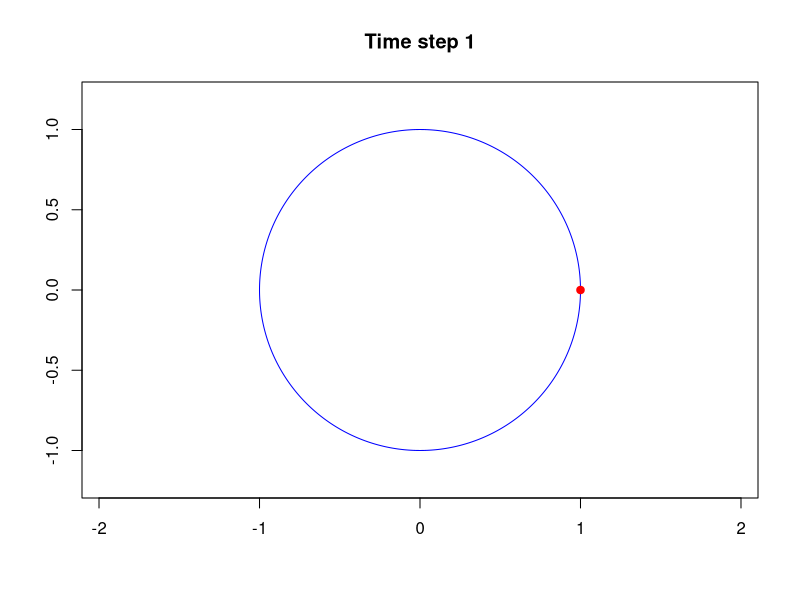
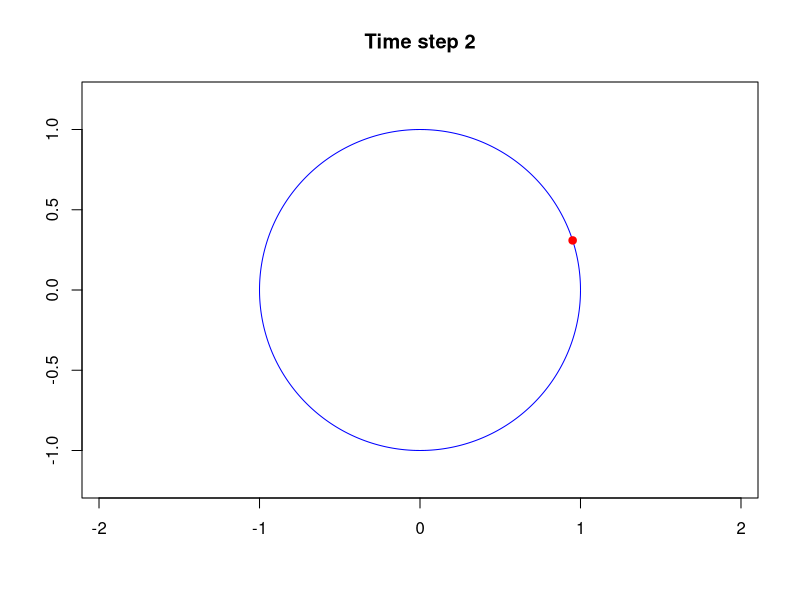
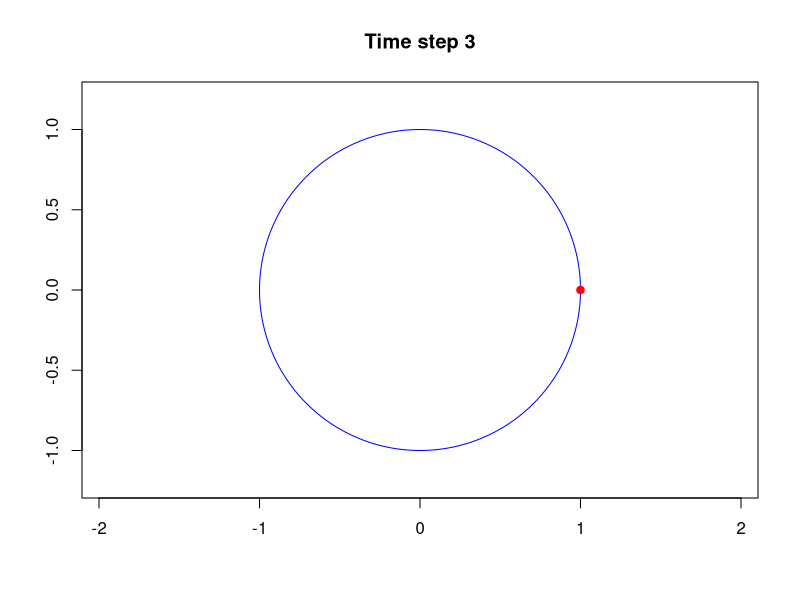
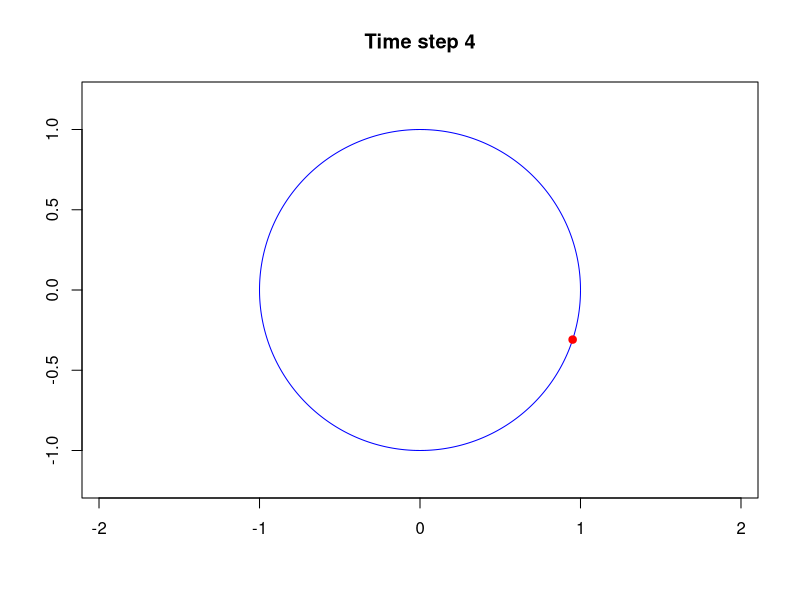

Write R code to recreate these figures, in order.
## ---- chunk 1
nsteps <- 4
nvertices <- 20
p <- 0.5
coinflips <- sample(c(-1,1), nsteps, replace=TRUE, c(1-p,p))
walk <- cumsum(c(0,coinflips))
theta <- seq(from=0, to=2*pi, by=.01)
for (k in 1:nsteps) {
  plot(cos(theta), sin(theta), type="l", ylim=c(-1.2,1.2),
       asp=1, col="blue", xlab="", ylab="", main=paste("Time step",k))
  points(cos(walk[k]*2*pi/nvertices), sin(walk[k]*2*pi/nvertices), col="red", pch=19)
  Sys.sleep(0.1)
}
## ---- chunk 2
##### Please ignore this commented part for grading purposes #######
#gamble <- function(k,n,p) {
#	stake <- k
#	while (stake > 0 & stake < n) {
#		bet <- sample(c(-1,1),1,prob=c(1-p,p))
#		stake <- stake + bet
#	}
#	if (stake == 0) return(1) else return(0)
#}   

#probability_on_circle <- function(n_trials,N,p) {
#  simulation_list_left <- replicate(n_trials,gamble(1,N-1,p))
#  simulation_list_right <- replicate(n_trials,gamble(N-1,1,1-p))
#  gamblers_ruin_left <- mean(simulation_list_left)
#  gamblers_ruin_right <- mean(simulation_list_right)
#  probability <- p * gamblers_ruin_left + (1-p) * gamblers_ruin_right
#  return(probability)
#}

#probability_on_circle(10000,1000,0.5)

#probability_on_circle <- function(N,p) {
#  return ((p^(N-1) + (1-p)^(N-1))/(p^(N-1) - #(1-p)^(N-1)))*(2*p - 1)
#}
######################################################
probability_on_circle <- function(N,p) {
  q = 1-p
  return ((p*((1-((1-p)/p))/(1-((1-p)/p)^(N-1)))) + (q*((1-((1-q)/q))/(1-((1-q)/q)^(N-1)))))
}


## ---- chunk 3
print("Probability for p = 0.5 is ...") 
prob_0.5 <- 1/19
prob_0.5
print("Probability for p = 0.6 is ...")
prob_0.6 <- probability_on_circle(20,0.6)
prob_0.6
print("Probability for p = 0.9 is ...")
prob_0.9 <- probability_on_circle(20,0.9)
prob_0.9
print("Probability for p = 1 is ...")
prob_1 <- probability_on_circle(20,0.9999999)
prob_1
